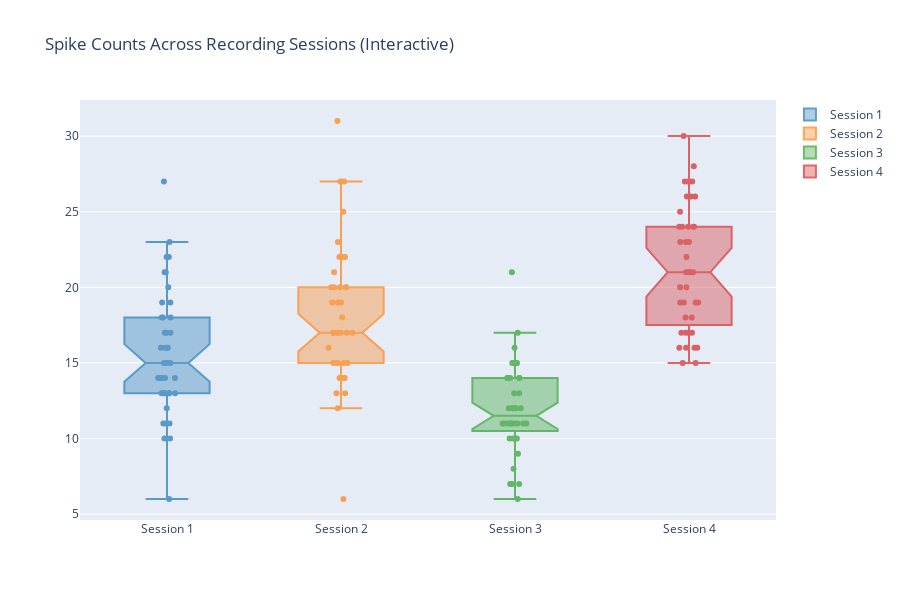

The code cell stored with this chart in its notebook:
### Markdown cell above
## 3. Box Plots with `plot_box()`

Box plots provide a concise summary of distributions showing quartiles and outliers.

### Code cell
# Simulate spike counts across different recording sessions
sessions = {
    'Session 1': np.random.poisson(15, 40),
    'Session 2': np.random.poisson(18, 40),
    'Session 3': np.random.poisson(12, 40),
    'Session 4': np.random.poisson(20, 40),
}

# Box plot with matplotlib
fig = plot_box(
    sessions,
    config=PlotConfig(
        title="Spike Counts Across Recording Sessions",
        ylabel="Spike Count",
        figsize=(9, 6)
    ),
    notch=True,  # Notched box plot for confidence intervals
    backend='matplotlib'
)
plt.show()
print("✓ Matplotlib box plot created")

# Interactive version with plotly
fig = plot_box(
    sessions,
    config=PlotConfig(
        title="Spike Counts Across Recording Sessions (Interactive)",
        ylabel="Spike Count",
        figsize=(9, 6)
    ),
    notch=True,
    backend='plotly'
)
fig.show()
print("✓ Plotly box plot created")

### Figure 1 — Plotly figure (JSON) as saved in the notebook; plotly's stock layout.template omitted (floating-point values rounded to 4 significant figures)
{"data": [{"boxpoints": "all", "jitter": 0.3, "marker": {"color": "#1f77b4"}, "name": "Session 1", "notched": true, "opacity": 0.7, "pointpos": 0, "showlegend": true, "type": "box", "xaxis": "x", "y": [14, 15, 17, 13, 14, 19, 10, 16, 27, 18, 23, 11, 13, 16, 15, 16, 22, 13, 12, 21, 14, 20, 13, 15, 17, 11, 17, 21, 14, 18, 10, 14, 19, 18, 13, 22, 16, 13, 6, 11], "yaxis": "y"}, {"boxpoints": "all", "jitter": 0.3, "marker": {"color": "#ff7f0e"}, "name": "Session 2", "notched": true, "opacity": 0.7, "pointpos": 0, "showlegend": true, "type": "box", "xaxis": "x", "y": [14, 15, 27, 14, 19, 19, 31, 23, 20, 18, 20, 16, 14, 17, 15, 17, 17, 22, 15, 22, 17, 17, 14, 19, 13, 21, 20, 17, 22, 15, 27, 15, 6, 17, 12, 20, 25, 20, 19, 13], "yaxis": "y"}, {"boxpoints": "all", "jitter": 0.3, "marker": {"color": "#2ca02c"}, "name": "Session 3", "notched": true, "opacity": 0.7, "pointpos": 0, "showlegend": true, "type": "box", "xaxis": "x", "y": [10, 12, 10, 14, 14, 13, 11, 10, 14, 11, 17, 15, 14, 7, 12, 8, 11, 7, 11, 12, 14, 11, 15, 12, 16, 11, 11, 6, 7, 12, 12, 15, 11, 13, 9, 11, 21, 15, 11, 10], "yaxis": "y"}, {"boxpoints": "all", "jitter": 0.3, "marker": {"color": "#d62728"}, "name": "Session 4", "notched": true, "opacity": 0.7, "pointpos": 0, "showlegend": true, "type": "box", "xaxis": "x", "y": [19, 24, 20, 21, 21, 25, 27, 17, 22, 20, 19, 26, 17, 21, 16, 16, 24, 18, 23, 21, 24, 16, 18, 23, 17, 27, 16, 23, 26, 19, 27, 15, 24, 19, 15, 17, 26, 24, 28, 30], "yaxis": "y"}], "layout": {"height": 600, "showlegend": true, "title": {"text": "Spike Counts Across Recording Sessions (Interactive)"}, "width": 900, "xaxis": {"anchor": "y", "domain": [0, 1]}, "yaxis": {"anchor": "x", "domain": [0, 1]}}}
